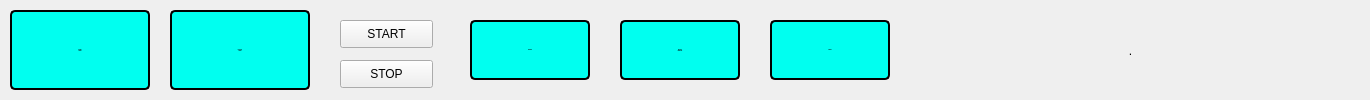
     <widget class="QFrame" name="top_frame">
      <property name="autoFillBackground">
       <bool>false</bool>
      </property>
      <property name="styleSheet">
       <string notr="true"/>
      </property>
      <property name="frameShape">
       <enum>QFrame::NoFrame</enum>
      </property>
      <property name="frameShadow">
       <enum>QFrame::Plain</enum>
      </property>
      <widget class="QPushButton" name="rinse_mode">
       <property name="geometry">
        <rect>
         <x>10</x>
         <y>10</y>
         <width>140</width>
         <height>80</height>
        </rect>
       </property>
       <property name="minimumSize">
        <size>
         <width>140</width>
         <height>80</height>
        </size>
       </property>
       <property name="font">
        <font>
         <family>Roboto</family>
         <pointsize>-1</pointsize>
         <weight>75</weight>
         <italic>false</italic>
         <bold>true</bold>
        </font>
       </property>
       <property name="styleSheet">
        <string notr="true">background: #00FFF0;
border: 2px solid #000000;
border-radius: 5px;
font: bold 26px &quot;Roboto&quot;;</string>
       </property>
       <property name="text">
        <string>RINSE 
MODE</string>
       </property>
       <property name="checkable">
        <bool>false</bool>
       </property>
       <property name="checked">
        <bool>false</bool>
       </property>
      </widget>
      <widget class="QPushButton" name="dialysis_mode">
       <property name="geometry">
        <rect>
         <x>170</x>
         <y>10</y>
         <width>140</width>
         <height>80</height>
        </rect>
       </property>
       <property name="minimumSize">
        <size>
         <width>140</width>
         <height>80</height>
        </size>
       </property>
       <property name="font">
        <font>
         <family>Roboto</family>
         <pointsize>-1</pointsize>
         <weight>75</weight>
         <italic>false</italic>
         <bold>true</bold>
        </font>
       </property>
       <property name="styleSheet">
        <string notr="true">background: #00FFF0;
border: 2px solid #000000;
border-radius: 5px;
font: bold 26px &quot;Roboto&quot;;</string>
       </property>
       <property name="text">
        <string>DIALYSIS 
MODE</string>
       </property>
      </widget>
      <widget class="QPushButton" name="dialyse_button">
       <property name="geometry">
        <rect>
         <x>470</x>
         <y>20</y>
         <width>120</width>
         <height>60</height>
        </rect>
       </property>
       <property name="minimumSize">
        <size>
         <width>120</width>
         <height>60</height>
        </size>
       </property>
       <property name="font">
        <font>
         <family>Roboto</family>
         <pointsize>-1</pointsize>
         <weight>75</weight>
         <italic>false</italic>
         <bold>true</bold>
        </font>
       </property>
       <property name="styleSheet">
        <string notr="true">background: #00FFF0;
border: 2px solid #000000;
border-radius: 5px;
font: bold 16px &quot;Roboto&quot;;</string>
       </property>
       <property name="text">
        <string>DIALYSE</string>
       </property>
      </widget>
      <widget class="QPushButton" name="bypass_button">
       <property name="geometry">
        <rect>
         <x>620</x>
         <y>20</y>
         <width>120</width>
         <height>60</height>
        </rect>
       </property>
       <property name="minimumSize">
        <size>
         <width>120</width>
         <height>60</height>
        </size>
       </property>
       <property name="font">
        <font>
         <family>Roboto</family>
         <pointsize>-1</pointsize>
         <weight>75</weight>
         <italic>false</italic>
         <bold>true</bold>
        </font>
       </property>
       <property name="styleSheet">
        <string notr="true">background: #00FFF0;
border: 2px solid #000000;
border-radius: 5px;
font: bold 16px &quot;Roboto&quot;;</string>
       </property>
       <property name="text">
        <string>BYPASS/
RELEASE</string>
       </property>
      </widget>
      <widget class="QPushButton" name="drain_button">
       <property name="geometry">
        <rect>
         <x>770</x>
         <y>20</y>
         <width>120</width>
         <height>60</height>
        </rect>
       </property>
       <property name="minimumSize">
        <size>
         <width>120</width>
         <height>60</height>
        </size>
       </property>
       <property name="font">
        <font>
         <family>Roboto</family>
         <pointsize>-1</pointsize>
         <weight>75</weight>
         <italic>false</italic>
         <bold>true</bold>
        </font>
       </property>
       <property name="styleSheet">
        <string notr="true">background: #00FFF0;
border: 2px solid #000000;
border-radius: 5px;
font: bold 16px &quot;Roboto&quot;;</string>
       </property>
       <property name="text">
        <string>DRAIN</string>
       </property>
      </widget>
      <widget class="QLabel" name="error_label">
       <property name="enabled">
        <bool>true</bool>
       </property>
       <property name="geometry">
        <rect>
         <x>900</x>
         <y>10</y>
         <width>461</width>
         <height>81</height>
        </rect>
       </property>
       <property name="styleSheet">
        <string notr="true">font: bold 16px &quot;Roboto&quot;</string>
       </property>
       <property name="text">
        <string>.</string>
       </property>
       <property name="alignment">
        <set>Qt::AlignCenter</set>
       </property>
      </widget>
      <widget class="QPushButton" name="startcd_btn">
       <property name="geometry">
        <rect>
         <x>340</x>
         <y>20</y>
         <width>93</width>
         <height>28</height>
        </rect>
       </property>
       <property name="text">
        <string>START</string>
       </property>
      </widget>
      <widget class="QPushButton" name="cd_edit">
       <property name="geometry">
        <rect>
         <x>340</x>
         <y>60</y>
         <width>93</width>
         <height>28</height>
        </rect>
       </property>
       <property name="text">
        <string>STOP</string>
       </property>
      </widget>
     </widget>
